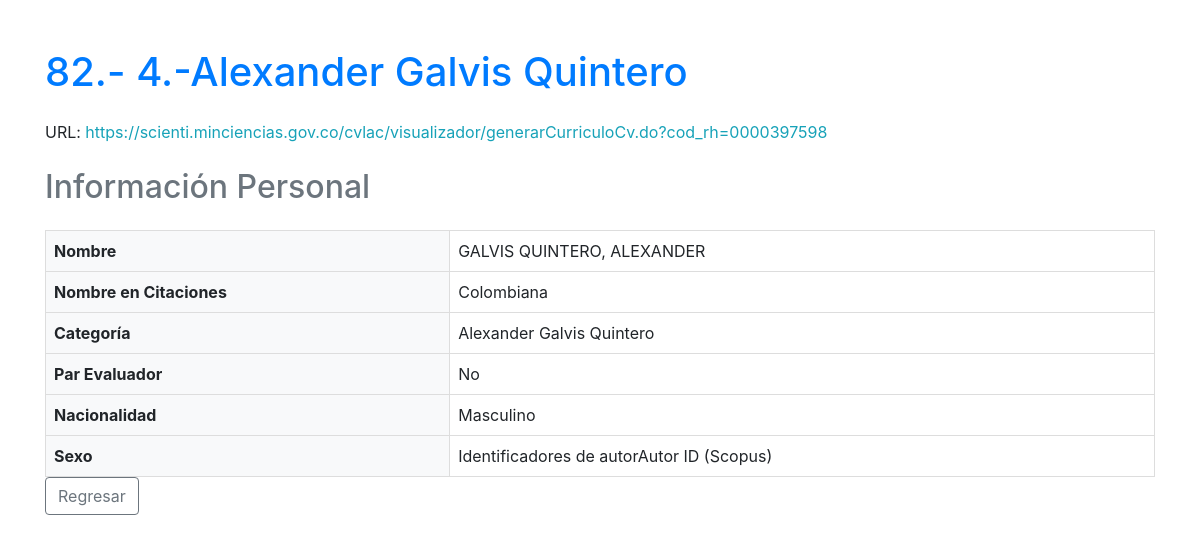
/ingenieria-sistemas/entry/82/, run on the app's committed database.
### scraping/models.py (models this page shows, shortened)
class Entry(models.Model):
    name = models.CharField(max_length=255)
    href = models.URLField()

class PersonalInfo(models.Model):
    entry = models.OneToOneField(Entry, on_delete=models.CASCADE)
    nombre = models.CharField(max_length=255, blank=True, null=True)
    nombre_citaciones = models.CharField(max_length=255, blank=True, null=True)  # Nuevo campo
    categoria = models.CharField(max_length=255, blank=True, null=True)  # Nuevo campo
    par_evaluador = models.BooleanField(default=False)  # Nuevo campo
    nacionalidad = models.CharField(max_length=100, blank=True, null=True)
    sexo = models.CharField(max_length=50, blank=True, null=True)  # Nuevo campo

### scraping/views.py (the view)
# urls.py: path('ingenieria-sistemas/entry/<int:pk>/', views.entry_detail, name='entry_detail'),
def entry_detail(request, pk):
    entry = get_object_or_404(Entry, pk=pk)
    personal_info = PersonalInfo.objects.filter(entry=entry).first()
    investigaciones = Investigacion.objects.filter(entry=entry)
    return render(request, 'scraping/entry_detail.html', {
        'entry': entry,
        'personal_info': personal_info,
        'investigaciones': investigaciones
    })

### scraping/templates/scraping/entry_detail.html (shortened to what this page needs)
<!DOCTYPE html>
<html lang="es">
<head>
    <link href="https://stackpath.bootstrapcdn.com/bootstrap/4.5.2/css/bootstrap.min.css" rel="stylesheet">
</head>
<body>
    <div class="container mt-5">
        <h1 class="mb-4 text-primary">{{ entry.id }}.- {{ entry.name }}</h1>
        <p class="mb-4">
            URL: <a href="{{ entry.href }}" class="text-info" target="_blank">{{ entry.href }}</a>
        </p>
        {% if personal_info %}
        <h2 class="mb-4 text-secondary">Información Personal</h2>
        <table class="table-custom">
            <tr><th>Nombre</th><td>{{ personal_info.nombre }}</td></tr>
            <tr><th>Nombre en Citaciones</th><td>{{ personal_info.nombre_citaciones|default:"No disponible" }}</td></tr>
            <tr><th>Categoría</th><td>{{ personal_info.categoria|default:"No disponible" }}</td></tr>
            <tr><th>Par Evaluador</th><td>{% if personal_info.par_evaluador %} Sí {% else %} No {% endif %}</td></tr>
            <tr><th>Nacionalidad</th><td>{{ personal_info.nacionalidad }}</td></tr>
            <tr><th>Sexo</th><td>{{ personal_info.sexo|default:"No disponible" }}</td></tr>
        </table>
        {% else %}
        <p>No se encontró información personal.</p>
        {% endif %}
        <a href="{% url 'entry_list' %}" class="btn btn-outline-secondary">Regresar</a>
    </div>
</body>
</html>

### scraping/templates/scraping/entry_detail.html (style rules this page uses)
.table-custom { width: 100%; border-collapse: collapse; }
.table-custom th, .table-custom td { border: 1px solid #ddd; padding: 8px; }
.table-custom th { background-color: #f8f9fa; text-align: left; }

### data on the page
Entry: id "82", name "4.-Alexander Galvis Quintero", href "https://scienti.minciencias.gov.co/cvlac/visualizador/generarCurriculoCv.do?cod_rh=0000397598"
PersonalInfo: nombre "GALVIS QUINTERO, ALEXANDER", nombre_citaciones "Colombiana", categoria "Alexander Galvis Quintero", nacionalidad "Masculino", sexo "Identificadores de autorAutor ID (Scopus)"
